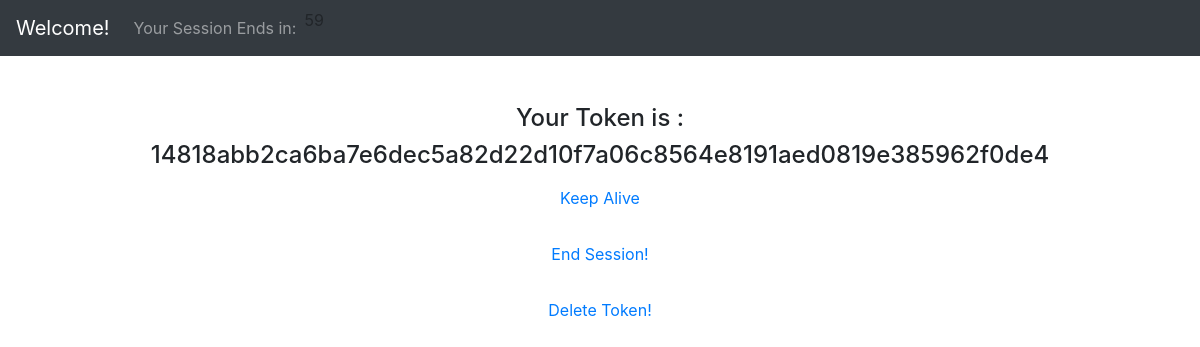
Before: / with the older database file.
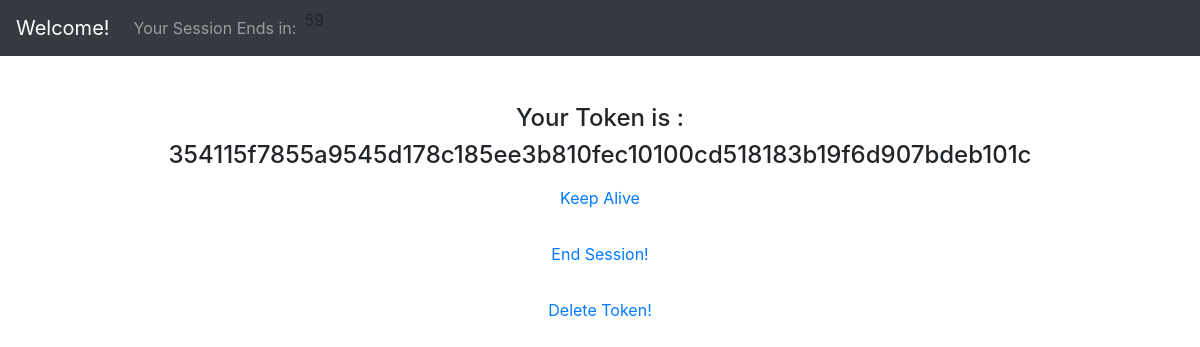
After: the same page with the newer database file.
### token_app/models.py (models this page shows, shortened)
class Token(models.Model):
    key = models.CharField(max_length=200)
    created_at = models.DateTimeField(default=timezone.now)
    updated_at = models.DateTimeField(default=timezone.now)
    last_alive = models.DateTimeField(default=timezone.now)
    state = models.CharField(max_length=20,default='Free',choices=State)

### token_app/views.py (the view)
# urls.py: path('', views.index, name = 'token_app_index'),
def index(request):
    list_of_free_tokens = Token.objects.filter(state='Free')
    if len(list_of_free_tokens) == 0:
        raise Http404("No Tokens are Free in the pool currently, please come back after some time.")
    else:
        token_to_be_alloted = random.choice(list_of_free_tokens)
        token_to_be_alloted.state='Blocked'
        token_to_be_alloted.updated_at=timezone.now()
        token_to_be_alloted.save()
        my_dict = {'token_index': token_to_be_alloted.key}
        return render(request, 'token_app/index.html', context = my_dict)

### templates/token_app/index.html
{% extends 'token_app/base.html' %}
{% block content %}
  <h4 align = 'center'>Your Token is :</h4><h4 align='center'>{{ token_index }}</h4>
  <p><a align='center' id='aliveButton' class="nav-item nav-link" href="#" role="button">Keep Alive</a></p>
  <p><a align='center' id='endButton' class="nav-item nav-link " href="{% url 'end' token_key=token_index %}" role="button">End Session!</a></p>
  <p><a align='center' id='deleteButton' class="nav-item nav-link " href="{% url 'delete' token_key=token_index %}" role="button">Delete Token!</a></p>
{% endblock content %}

### templates/token_app/base.html (shortened to what this page needs)
<!DOCTYPE html>
{% load static %}
<html lang="en" dir="ltr">
  <head>
    <link rel="stylesheet" href="https://stackpath.bootstrapcdn.com/bootstrap/4.4.1/css/bootstrap.min.css">
    <nav class="navbar navbar-expand-lg navbar-dark bg-dark">
      <a class="navbar-brand">Welcome!</a>
      {% if token_index %}
        <div class="collapse navbar-collapse" id="bs-example-navbar-collapse-1">
          <div class="navbar-nav">
            <a class="nav-item nav-link">Your Session Ends in: </a><a id='countdown'></a>
          </div>
        </div>
      {% endif %}
    </nav>
  </head>
  <body>
    <div class="container mt-5">
      {% block content %}{% endblock %}
    </div>
  </body>
</html>

Changed rows visible on the page:
removed Token: key "14818abb2ca6ba7e6dec5a82d22d10f7a06c8564e8191aed0819e385962f0de4"
added Token: key "354115f7855a9545d178c185ee3b810fec10100cd518183b19f6d907bdeb101c"
